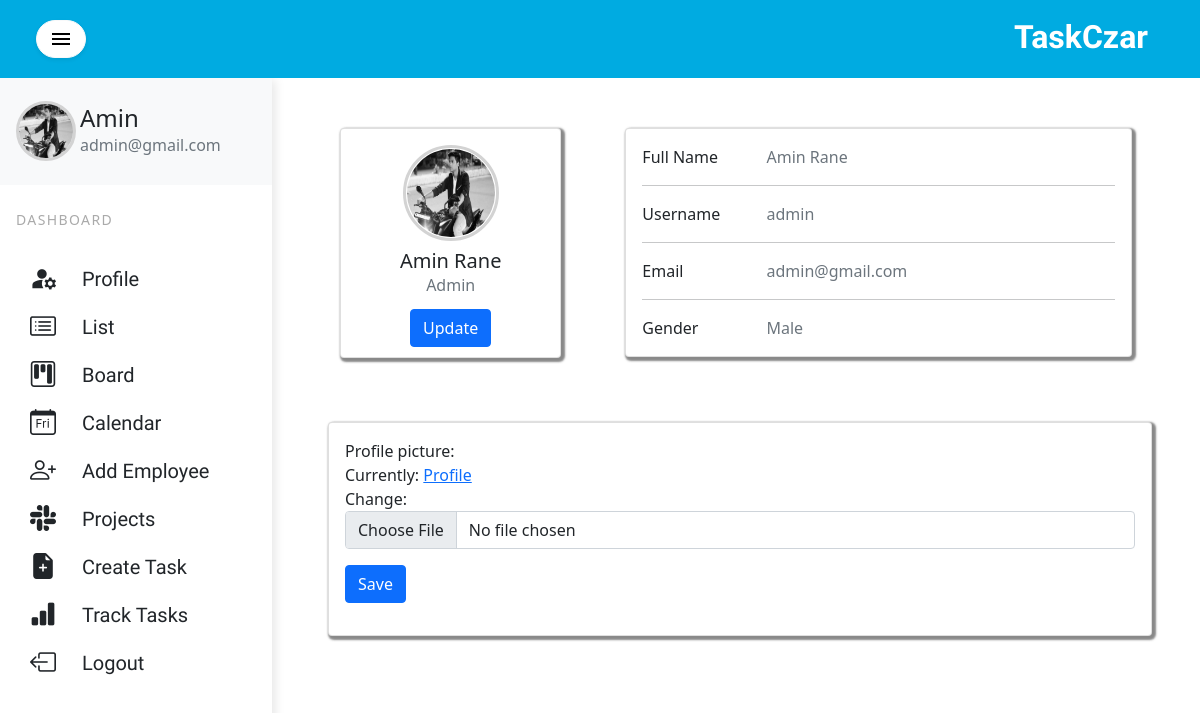
The app's page /update-profile-picture/ (signed in) with its own data.
### employee/models.py (models this page shows, shortened)
class Employee(AbstractUser):
    username = models.CharField(unique=True, max_length=30, blank=True, null=True)
    first_name = models.CharField(max_length=15, blank=True, null=True)
    last_name = models.CharField(max_length=15, blank=True, null=True)
    def full_name(self):
        return f'{self.first_name} {self.last_name}'
    ROLE = [
        ('Admin', 'Admin'),
        ('Project Manager', 'Project Manager'),
        ('Employee', 'Employee')
    ]
    role = models.CharField(max_length=30, choices=ROLE, null=True, blank=True)
    email = models.EmailField(blank=True, null=True)
    created_at = models.DateTimeField(auto_now_add=True)
    Gender = [
        ('Male', 'Male'),
        ('Female', 'Female'),
        ('Other', 'Other')
    ]
    gender = models.CharField(max_length=30, choices=Gender, null=True, blank=True)
    USERNAME_FIELD = 'username'
    REQUIRED_FIELDS = ["first_name", "last_name", "role"]
    def is_admin(self):
        return True if (self.role == "Admin") else False

class EmployeeProfile(models.Model):
    user = models.OneToOneField(Employee, on_delete=models.CASCADE)
    profile_picture = models.ImageField(default='user-profile-default.png', upload_to='profile_pictures')

### employee/views.py (the view, shortened to what this page needs)
# urls.py: path('update-profile-picture/', views.update_profile_picture_page, name="update-profile-picture"),
@login_required(login_url='login')
def update_profile_picture_page(request):
    employee = EmployeeProfile.objects.get(user=request.user)
    form = EmployeeProfileForm(instance=employee)
    context = {'employee': employee, 'form': form}
    return render(request, 'employee/update_profile_picture.html', context)

### employee/forms.py
class EmployeeProfileForm(ModelForm):
    class Meta:
        model = EmployeeProfile
        fields = ['profile_picture']

### employee/templates/employee/update_profile_picture.html (shortened to what this page needs)
{% extends 'employee/profile.html' %}
{% block updateform %}
<div class="card card-body" style="box-shadow:2px 2px 2px 2px rgba(97,98,98,0.75)">
<form action="" method="Post" enctype="multipart/form-data">
	<p><label for="id_profile_picture">Profile picture:</label><br/>
        Currently: <a href="{{ employee.profile_picture.url }}">Profile</a><br>
Change:
<input type="file" name="profile_picture" accept="image/*" id="id_profile_picture" class=" form-control mb-2"></p>
	<div class="form-group">
		<button type="submit" class="btn btn-primary">Save</button>
	</div>
</form>
    </div>
{%endblock updateform %}

### employee/templates/employee/profile.html (shortened to what this page needs)
{% extends 'employee/index.html' %}
{% block content %}
<div class="row" >
    <div class="col-md-4" style="padding:2em;padding-top:0.5em">
        <div class="card card-body text-center" style="box-shadow:2px 2px 2px 2px rgba(97,98,98,0.75);padding-bottom:2px">
            {% if request.user.employeeprofile.profile_picture %}
            <img onclick="location.href='{% url 'update-profile-picture' %}'" class="rounded-circle" style="border: 3px solid lightgrey;margin-left: auto;margin-right: auto;padding:1px"
             height="96" width="96" src="{{ request.user.employeeprofile.profile_picture.url }}">
        {% endif %}
            <h5 class="mt-2 mb-0">{{request.user.full_name}}</h5>
            <p class="text-muted mb-1">{{request.user.role}}</p>
            <div class="d-flex justify-content-center mb-2 mt-2">
              <a href="{% url 'update-profile' %}"><button type="button" class="btn btn-primary">Update</button></a>
            </div>
          </div>
        </div>
      <div class="col-md-8" style="padding:2em;padding-top:0.5em">
        <div class="card card-body" style="box-shadow:2px 2px 2px 2px rgba(97,98,98,0.75)">
            <div class="row">
              <div class="col-sm-3">
                <p class="mb-0">Full Name</p>
              </div>
              <div class="col-sm-9">
                <p class="text-muted mb-0">{{request.user.first_name}} {{request.user.last_name}}</p>
              </div>
            </div>
            <hr>
            <div class="row">
              <div class="col-sm-3">
                <p class="mb-0">Username</p>
              </div>
              <div class="col-sm-9">
                <p class="text-muted mb-0">{{request.user.username}}</p>
              </div>
            </div>
            <hr>
            <div class="row">
              <div class="col-sm-3">
                <p class="mb-0">Email</p>
              </div>
              <div class="col-sm-9">
                <p class="text-muted mb-0">{{request.user.email}}</p>
              </div>
            </div>
            <hr>
            <div class="row">
              <div class="col-sm-3">
                <p class="mb-0">Gender</p>
              </div>
            <div class="col-sm-9">
                <p class="text-muted mb-0">{{request.user.gender}}</p>
              </div>
            </div>
          </div>
        </div>
<div class="row" style="padding:2em;padding-right:0em">
{% block updateform %}{%endblock updateform %}
</div>
  {%endblock%}

### employee/templates/employee/sidebar.html (shortened to what this page needs)
{% load static %}
<div class="vertical-nav bg-white " id="sidebar">
  <div class="py-4 px-3 mb-4 bg-light">
    <div class="media d-flex align-items-center">
        {% if request.user.employeeprofile.profile_picture.url %}
        <img class="rounded-circle" style="border: 3px solid lightgrey" height="60" width="60"
             src="{{ request.user.employeeprofile.profile_picture.url }}">
            {% else %}
      <i class="material-icons md-48">account_circle</i>
        {% endif %}
      <div class="media-body ms-1">
        <h4 class="m-0 user-name">{{request.user.first_name}}</h4>
        <p class="font-weight-normal text-muted mb-0">{{request.user.email}}</p>
      </div>
    </div>
  </div>
  <p class="text-gray font-weight-bold text-uppercase px-3 small pb-4 mb-0">Dashboard</p>
  <ul class="nav flex-column bg-white mb-0">
      <li class="nav-item side">
        <a href="{% url 'profile' %}" class="nav-link text-dark">
            <div class="row list" >
                <div class="col-sm-3 list">
                    <i class="material-icons" style="font-size:1.1em ">manage_accounts</i>
                </div>
                <div class="col-sm-9 list">
                    Profile
                </div>
            </div>
        </a>
    </li>
    <li class="nav-item  side">
        <a href="{% url 'list' %}" class="nav-link text-dark">
            <div class="row list" >
                <div class="col-sm-3 list">
                    <i class="bi bi-card-list"></i>
                </div>
                <div class="col-sm-9 list">
                    List
                </div>
            </div>
        </a>
    </li>
      <li class="nav-item side">
        <a href="{% url 'board' %}" class="nav-link side text-dark">
            <div class="row list" >
                <div class="col-sm-3 list">
                    <i class="bi bi-kanban"></i>
                </div>
                <div class="col-sm-9 list">
                   Board
                </div>
            </div>
        </a>
      </li>
      <li class="nav-item side">
        <a href="{% url 'calendar' %}" class="nav-link side text-dark">
            <div class="row list" >
                <div class="col-sm-3 list">
                    <i class="bi bi-calendar-day"></i>
                </div>
                <div class="col-sm-9 list">
                   Calendar
                </div>
            </div>
        </a>
      </li>
      {% if request.user.is_admin %}
      <li class="nav-item side">
        <a href="{% url 'register' %}" class="nav-link side text-dark">
            <div class="row list" >
                <div class="col-sm-3 list">
                    <i class="bi bi-person-plus"></i>
                </div>
                <div class="col-sm-9 list">
                   Add Employee
                </div>
            </div>
        </a>
      </li>
      <li class="nav-item side">
        <a href="{% url 'project-list' %}" class="nav-link side text-dark">
            <div class="row list" >
                <div class="col-sm-3 list">
                    <i class="bi bi-slack"></i>
                </div>
                <div class="col-sm-9 list">
                   Projects
                </div>
            </div>
        </a>
      </li>
      {% endif %}
      <li class="nav-item side">
           {% if request.user.is_admin or request.user.is_project_manager %}
        <a href="#" class="nav-link side text-dark" data-bs-toggle="modal" data-bs-target="#exampleModal">
            <div class="row list" >
                <div class="col-sm-3 list" style="padding-left:1em">
                    <i class="bi bi-file-earmark-plus-fill"></i>
                </div>
                <div class="col-sm-9 list">
                   Create Task
                </div>
            </div>
        </a>
          {% endif %}
      </li>
    {% if request.user.is_admin %}
      <li class="nav-item side">
        <a href="{% url 'employee-details' %}" class="nav-link side text-dark">
            <div class="row list" >
                <div class="col-sm-3 list">
                    <i class="bi bi-bar-chart-fill"></i>
                </div>
                <div class="col-sm-9 list">
                   Track Tasks
                </div>
            </div>
        </a>
      </li>
  {% endif %}
      <li class="nav-item side">
        <a href="{% url 'logout' %}" class="nav-link side text-dark">
            <div class="row list" >
                <div class="col-sm-3 list">
                    <i class="bi bi-box-arrow-left"></i>
                </div>
                <div class="col-sm-9 list">
                   Logout
                </div>
            </div>
        </a>
      </li>
  </ul>
</div>

### employee/templates/employee/index.html (style rules this page uses)
body { background-color: #f3efef; min-height: 100vh; overflow-x: hidden; }
.vertical-nav { min-width: 17rem; width: 17rem; height: 100vh; position: fixed; top: 4.8rem; left: 0; box-shadow: 3px 3px 10px rgba(0, 0, 0, 0.1); transition: all 0.4s; }
.text-uppercase { letter-spacing: 0.1em; }
.text-gray { color: #aaa; }
.user-name { text-transform: capitalize; }
.nav-link { text-transform: capitalize; }
.row.list { height:2em; }
.col-sm-3.list { align-items: center; font-size:26px; padding-top:3px; padding-left:1em; }
.col-sm-9.list { padding-top:2px; font-size: 20px; font-family: 'Acme', sans-serif; }

### records on screen
Employee: user.employeeprofile.profile_picture (picture), user.first_name "Amin", user.email "admin@gmail.com", user.full_name "Amin Rane", user.role "Admin", user.last_name "Rane", user.username "admin", user.gender "Male"
